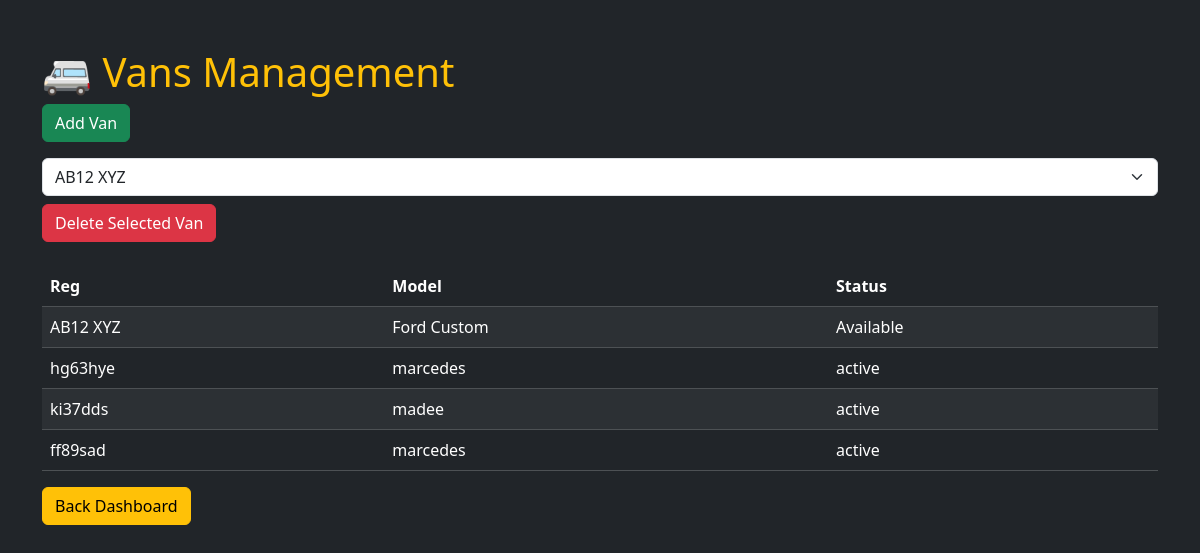
Page /vans on the committed database.
### tables this page shows
CREATE TABLE vans (
id INTEGER PRIMARY KEY AUTOINCREMENT,
reg TEXT,
model TEXT,
status TEXT
);

### app.py (the view)
@app.route("/vans")
def vans():
    conn = get_db_connection()
    vans = conn.execute("SELECT * FROM vans").fetchall()
    conn.close()
    return render_template("vans.html", vans=vans)

### app.py (called while the page is built)
def get_db_connection():
    conn = sqlite3.connect("driver_system.db")
    conn.row_factory = sqlite3.Row
    return conn

### templates/vans.html (shortened to what this page needs)
<!DOCTYPE html>
<html>
<head>
    <link href="https://cdn.jsdelivr.net/npm/bootstrap@5.3.3/dist/css/bootstrap.min.css" rel="stylesheet">
</head>
<body class="bg-dark text-white">
<div class="container mt-5">
    <h1 class="text-warning">🚐 Vans Management</h1>
    <a href="/add_van" class="btn btn-success mb-3">Add Van</a>
    <form method="POST" action="/delete_van" class="mb-3">
        <select name="reg" class="form-select mb-2">
            {% for van in vans %}
            <option value="{{ van.reg }}">{{ van.reg }}</option>
            {% endfor %}
        </select>
        <button type="submit" class="btn btn-danger">
            Delete Selected Van
        </button>
</form>
    <table class="table table-dark table-striped mt-4">
        <thead>
            <tr>
                <th>Reg</th>
                <th>Model</th>
                <th>Status</th>
            </tr>
        </thead>
        <tbody>
        {% for van in vans %}
        <tr>
            <td>{{ van.reg }}</td>
            <td>{{ van.model }}</td>
            <td>{{ van.status }}</td>
        </tr>
        {% endfor %}
        </tbody>
    </table>
    <a href="/" class="btn btn-warning">Back Dashboard</a>
</div>
</body>
</html>

### rows in the picture
vans: reg "AB12 XYZ", model "Ford Custom", status "Available"
vans: reg "hg63hye", model "marcedes", status "active"
vans: reg "ki37dds", model "madee", status "active"
vans: reg "ff89sad", model "marcedes", status "active"

### other values in the picture
form field reg "AB12 XYZ"
